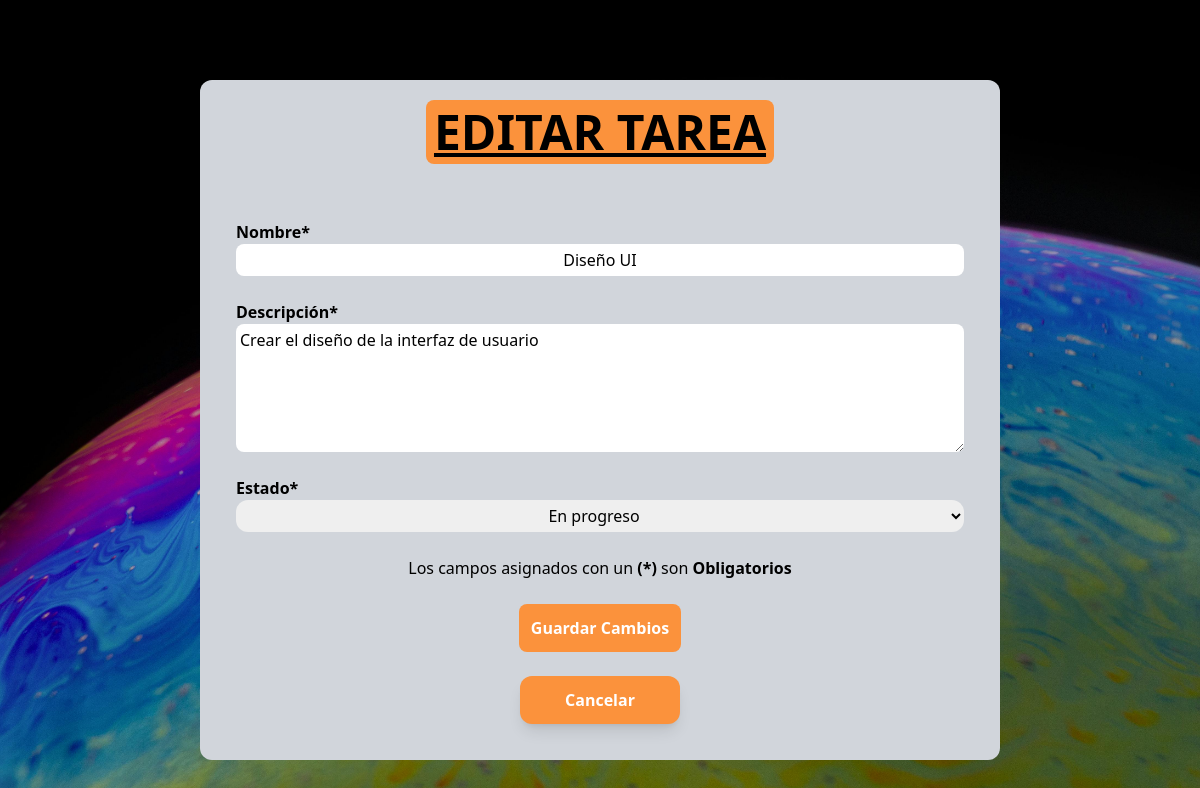
Screenshot of /php/admin/editarTareas.php?id=1 (signed in) with the database file from the repository.
### tables this page shows
CREATE TABLE tareas (
    id_tarea INT AUTO_INCREMENT PRIMARY KEY,
    nombre VARCHAR(100) NOT NULL,
    descripcion TEXT,
    id_proyecto INT NOT NULL,
    usuario VARCHAR(50) NOT NULL,
    fecha_asignacion DATE NOT NULL,
    fecha_vencimiento DATE CHECK (fecha_vencimiento IS NULL OR fecha_vencimiento > fecha_asignacion),
    estado ENUM('pendiente', 'en progreso', 'completada') NOT NULL,
    FOREIGN KEY (id_proyecto) REFERENCES proyectos(id_proyecto) ON DELETE CASCADE,
    FOREIGN KEY (usuario) REFERENCES usuarios(usuario) ON DELETE CASCADE
);

### php/admin/editarTareas.php (the view, shortened to what this page needs)
<?php
$con = crearConexion();
if (isset($_GET['id'])) {
    $id_tarea = $_GET['id'];
    $stmt = $con->prepare("SELECT * FROM tareas WHERE id_tarea = ?");
    $stmt->bind_param("i", $id_tarea);
    $stmt->execute();
    $result = $stmt->get_result();
    $tarea = $result->fetch_assoc();
} else {
    echo "ID de tarea no proporcionado.";
    exit;
}
?>
<!DOCTYPE html>
<html>
<head>
    <script src="https://cdn.tailwindcss.com"></script>
</head>
<body
    class="w-full min-h-screen flex justify-center items-center bg-cover bg-center bg-fixed z-10 bg-[url('../../img/pixels14.jpg')]">
        <div class="flex flex-col gap-10 p-5 w-full md:w-[50em] max-w-[90%] mt-10 rounded-xl bg-gray-300 justify-center items-center">
            <h1 class="font-bold text-lg bg-orange-400 md:text-5xl underline text-center p-2 rounded-lg">EDITAR TAREA</h1>
        <form method="POST" action=""
            class="flex flex-col w-full p-4 gap-6 rounded-lg justify-center items-center">
            <div class="flex flex-col w-full">
            <label for="nombre" class="font-bold">Nombre*</label>
            <input type="text" name="nombre" class="flex text-center  rounded-lg p-1"
                value="<?php echo htmlspecialchars($tarea['nombre']); ?>" required>
            </div>
            <div class="flex flex-col w-full">
            <label for="descripcion" class="font-bold">Descripción*</label>
            <textarea name="descripcion" class="text-black rounded-lg p-1" rows="5" cols="45"
                required><?php echo htmlspecialchars($tarea['descripcion']); ?></textarea>
            </div>
            <div class="flex flex-col w-full">
            <label for="estado" class="font-bold">Estado*</label>
            <select name="estado" class="rounded-xl text-center p-1">
                <option value="en progreso" <?php if ($tarea['estado'] == "en progreso")
                    echo "selected"; ?>>En progreso
                </option>
            </select>
            </div>
            <label for="campos">Los campos asignados con un <strong>(*)</strong> son <strong>Obligatorios</strong></label>
            <button type="submit" class="rounded-lg bg-orange-400 hover:bg-orange-700 p-3 text-white font-bold" name="guardar_cambios">Guardar Cambios</button>
            <form action="../logout.php" method="POST" class="p-5 flex gap-10">
                <button type="button" onclick="window.location.href='adminTareas.php'"
                    class="bg-orange-400 hover:bg-orange-700 text-white font-bold rounded-xl w-[10em] p-3 shadow-lg">Cancelar</button>
            </form>
        </form>

### rows the page displays
tareas: nombre "Diseño UI", descripcion "Crear el diseño de la interfaz de usuario", estado "En progreso"
